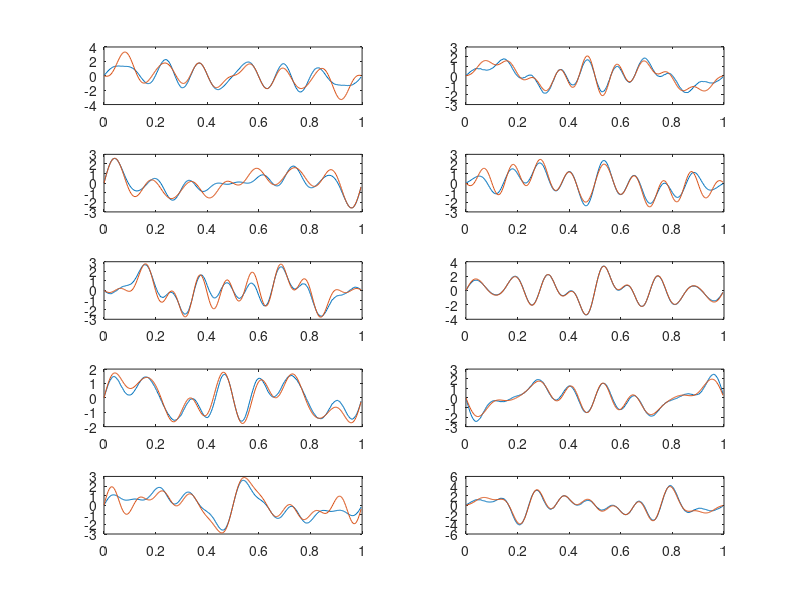

The MATLAB script that drew this image:
x = (0:1/250:1-1/250)';
for i = 1:10
    coef = (rand(10,1)-0.5)*2;
    Xe(:,i) = sin(x*2*pi*(1:10))*coef;
end

X = Xe+(rand(length(x),3)-0.5)*2*rand(3,10);

N = X(2:end,:)-X(1:end-1,:);
[psi, e] = eig(N'*N, X'*X);
phi = X*psi;
Y = phi(:,1:7)*(phi(:,1:7)'*X);
for i = 1:10
subplot(5,2,i);plot(x,Y(:,i));hold on;plot(x,Xe(:,i))
end

